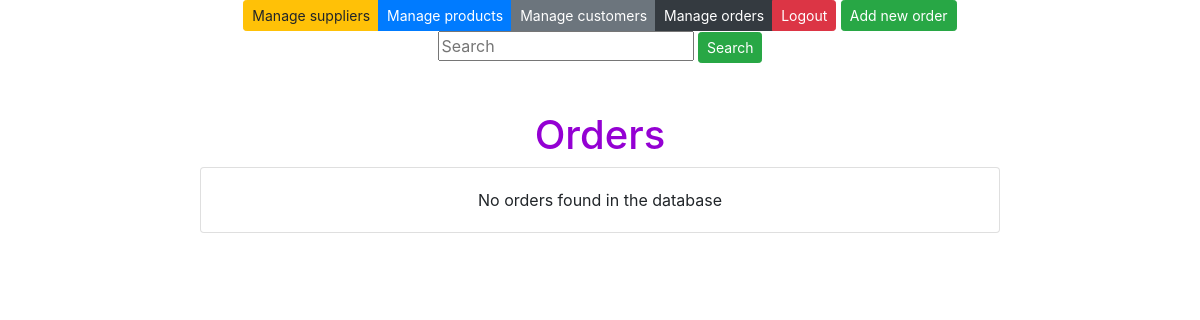
The page /orders/ (signed in) on the database as committed earlier.
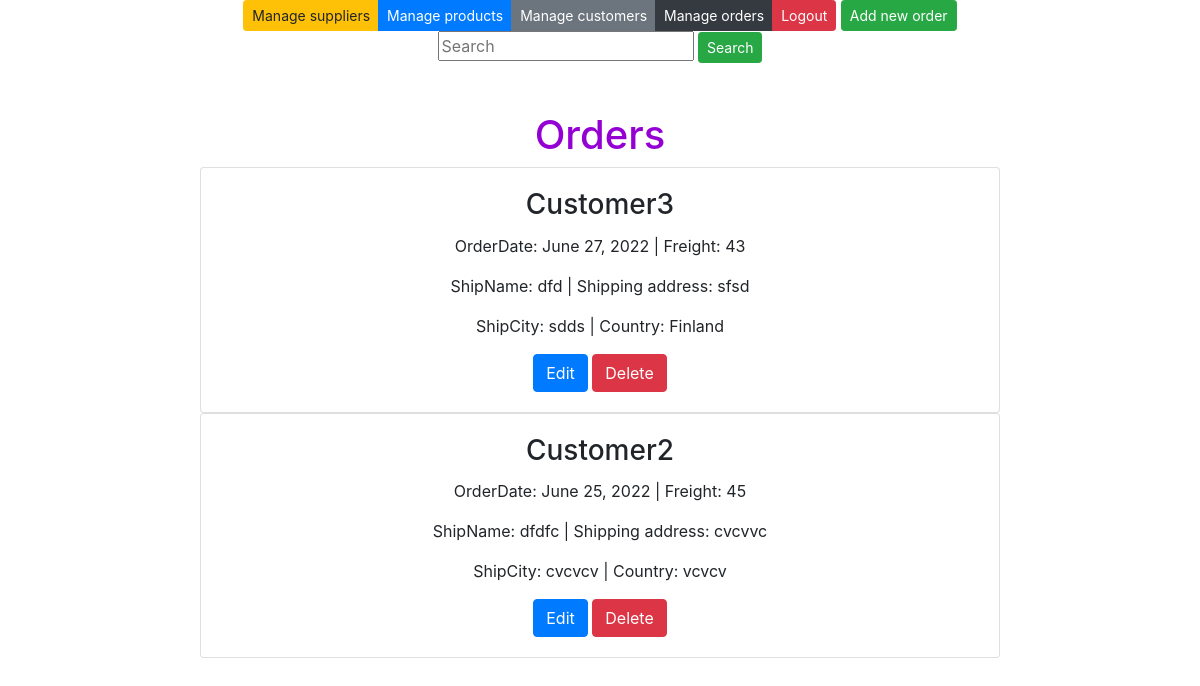
The same page on the database as committed later.
### app/models.py (models this page shows, shortened)
class Order(models.Model):
    customer = models.ForeignKey(Customer, on_delete=models.CASCADE)
    orderdate = models.DateField()
    freight = models.CharField(max_length= 10, default="Freight")
    shipname = models.CharField(max_length= 50, default="Ship name")
    shipaddress = models.CharField(max_length= 100, default="Shipping address")
    shipcity = models.CharField(max_length= 50, default="Shipcity")
    country = models.CharField(max_length= 50, default="Country")

class Customer(models.Model):
    customer = models.CharField(max_length= 50, default="Company")
    contactname = models.CharField(max_length= 50, default="Contact")
    phone = models.CharField(max_length= 20, default="Phone")
    address = models.CharField(max_length= 100, default="Address")
    postalcode = models.CharField(max_length= 10, default="Postalcode")
    city = models.CharField(max_length= 50, default="City")
    country = models.CharField(max_length= 50, default="Country")

### app/views.py (the view)
# urls.py: path('orders/', orderlistview),
def orderlistview(request):
    if not request.user.is_authenticated:
        return render(request, 'loginpage.html')
    else:
        orderlist = Order.objects.all()
        customerlist = Customer.objects.all()
        context = {'orders': orderlist, 'customers': customerlist}
        return render(request, "orderlist.html", context)

### app/templates/orderlist.html (shortened to what this page needs)
{% extends 'index.html' %}
{% block content %}
<div class="btn-group" role="group">
    <a class="btn btn-warning btn-sm" href="/suppliers">Manage suppliers</a>
    <a class="btn btn-primary btn-sm" href="/products">Manage products</a>
    <a class="btn btn-secondary btn-sm" href="/customers">Manage customers</a>
    <a class="btn btn-dark btn-sm" href="/orders">Manage orders</a>
    <a class="btn btn-danger btn-sm" href="/logout">Logout</a>
</div>
<button id="add-btn" class="btn btn-success btn-sm" onclick="showaddform()">Add new order</button>
<form method="post" action="/search-orders/">
    <input class="card-text" class="card-text" type="text" placeholder="Search" name="search">
    <input type="submit" value="Search" class="btn btn-success btn-sm" name="">
</form>
<br />
<br />
<h1>Orders</h1>
{% for o in orders %}
<div class="card" style="width: 50rem;">
    <div class="card-body">
        <h3 class="card-title">{{o.customer.customer}}</h3>
        <p class="card-text">OrderDate: {{o.orderdate}} | Freight: {{o.freight}}</p>
        <p class="card-text">ShipName: {{o.shipname}} | Shipping address: {{o.shipaddress}}</p>
        <p class="card-text">ShipCity: {{o.shipcity}} | Country: {{o.country}}</p>
        <a href="/edit-order-get/{{o.id}}/" class="btn btn-primary">Edit</a>
        <a href="/confirm-delete-order/{{o.id}}/" class="btn btn-danger">Delete</a>
    </div>
</div>
{% empty %}
<div class="card" style="width: 50rem;">
    <div class="card-body">
        <p class="card-text">No orders found in the database </p>
    </div>
</div>
{%endfor%}
{% endblock %}

Rows that differ between the two databases and show on the page:
added Order: customer.customer "Customer3", orderdate "June 27, 2022", freight "43", shipname "dfd", shipaddress "sfsd", shipcity "sdds", country "Finland"
added Order: customer.customer "Customer2", orderdate "June 25, 2022", freight "45", shipname "dfdfc", shipaddress "cvcvvc", shipcity "cvcvcv", country "vcvcv"
Other text that changed with them:
text no longer shown: "No orders found in the database"
